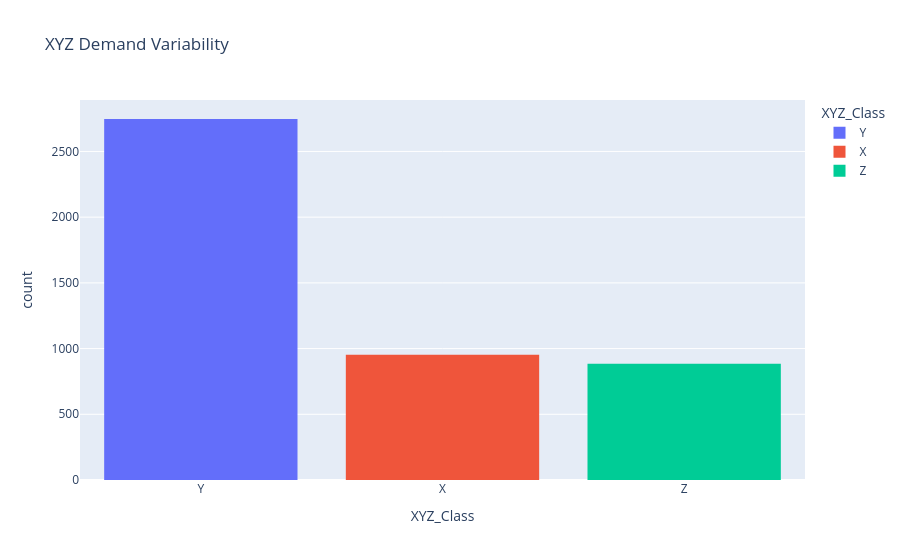

The notebook cell this image was saved under:
### Code cell
# =========================================================
# 📊 XYZ Distribution
# =========================================================

fig = px.histogram(

    inventory_df,
    x="XYZ_Class",
    color="XYZ_Class",
    title="XYZ Demand Variability"

)

fig.show()

### Figure 1 — Plotly figure (JSON) as saved in the notebook; plotly's stock layout.template omitted (floating-point values rounded to 4 significant figures; data arrays with more than 128 entries replaced by an {"elided": "..."} marker saying what was removed)
{"data": [{"bingroup": "x", "hovertemplate": "XYZ_Class=%{x}<br>count=%{y}<extra></extra>", "legendgroup": "Y", "marker": {"color": "#636efa", "pattern": {"shape": ""}}, "name": "Y", "orientation": "v", "showlegend": true, "type": "histogram", "x": {"elided": "2747 str values"}, "xaxis": "x", "yaxis": "y"}, {"bingroup": "x", "hovertemplate": "XYZ_Class=%{x}<br>count=%{y}<extra></extra>", "legendgroup": "X", "marker": {"color": "#EF553B", "pattern": {"shape": ""}}, "name": "X", "orientation": "v", "showlegend": true, "type": "histogram", "x": {"elided": "954 str values"}, "xaxis": "x", "yaxis": "y"}, {"bingroup": "x", "hovertemplate": "XYZ_Class=%{x}<br>count=%{y}<extra></extra>", "legendgroup": "Z", "marker": {"color": "#00cc96", "pattern": {"shape": ""}}, "name": "Z", "orientation": "v", "showlegend": true, "type": "histogram", "x": {"elided": "884 str values"}, "xaxis": "x", "yaxis": "y"}], "layout": {"barmode": "relative", "legend": {"title": {"text": "XYZ_Class"}, "tracegroupgap": 0}, "title": {"text": "XYZ Demand Variability"}, "xaxis": {"anchor": "y", "categoryarray": ["Y", "X", "Z"], "categoryorder": "array", "domain": [0, 1], "title": {"text": "XYZ_Class"}}, "yaxis": {"anchor": "x", "domain": [0, 1], "title": {"text": "count"}}}}
